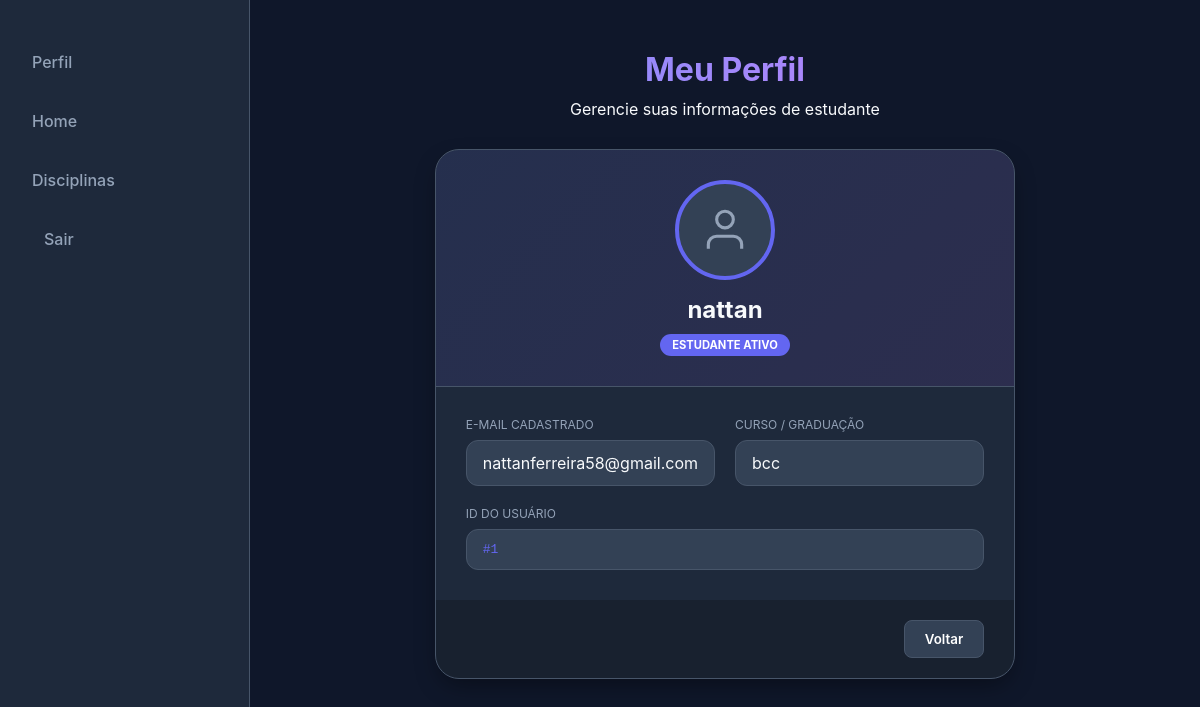
Page /mostrar_perfil (signed in) on the earlier database version.
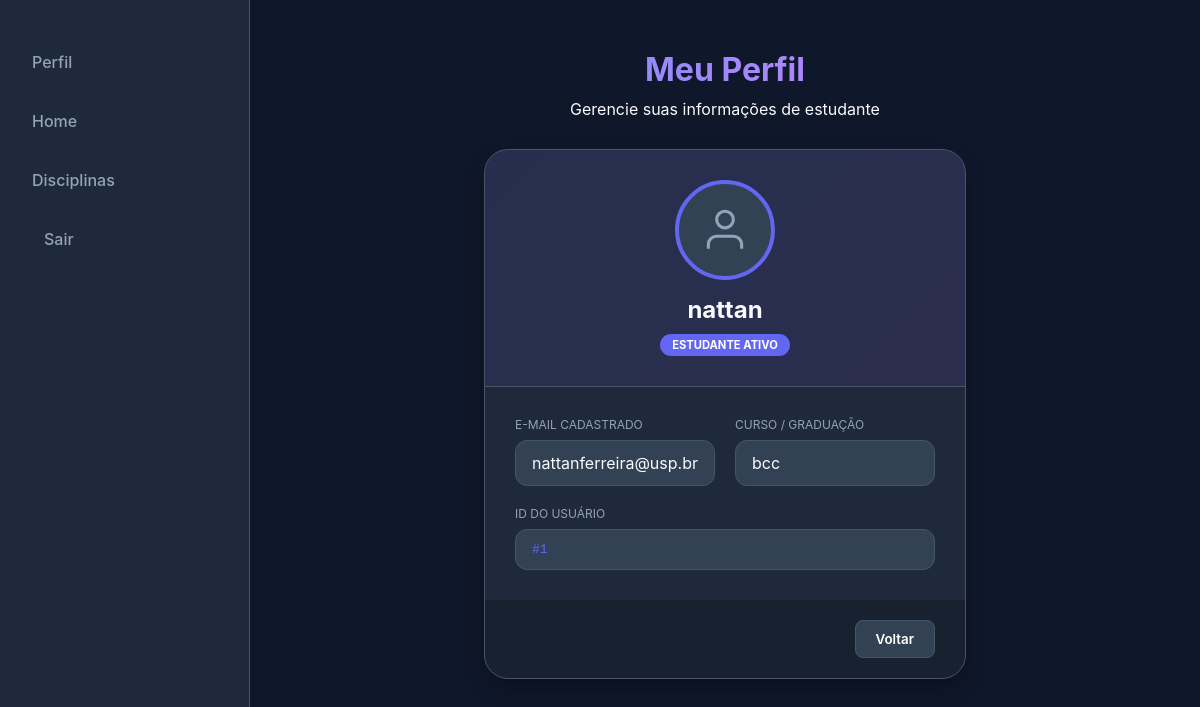
Same page on the later database version.
### backend/database/database.py (models this page shows)
class Aluno(SQLModel,table=True):
    id: Optional[int] = Field(default=None, primary_key=True)
    nome:  str
    email: str = Field(unique=True)
    senha: str
    curso: str

### backend/main.py (the view)
@app.get("/mostrar_perfil")
async def mostrar_perfil(request:Request,conta_id: str = Cookie(None)):
    if not conta_id:
           raise HTTPException(
                status_code=401,detail="É necessário estar logado para essa requisição"
            )
    with Session(engine) as session:
       query = select(Aluno).where(Aluno.id == int(conta_id))
       aluno = session.exec(query).first()
       return templates.TemplateResponse(request=request,name="perfil.html",context={"aluno": aluno})

### templates/perfil.html (shortened to what this page needs)
{% extends "base.html" %}
{% block content %}
<div id="perfil-container" class="perfil-animacao">
    <div class="perfil-header">
        <h1>Meu Perfil</h1>
        <p>Gerencie suas informações de estudante</p>
    </div>
    <div class="perfil-card">
        <div class="perfil-banner">
            <div class="avatar-circle">
                <svg viewBox="0 0 24 24" fill="none" stroke="var(--text-muted)" stroke-width="1.5">
                    <path d="M20 21v-2a4 4 0 0 0-4-4H8a4 4 0 0 0-4 4v2"></path>
                    <circle cx="12" cy="7" r="4"></circle>
                </svg>
            </div>
            <h2>{{ aluno.nome }}</h2>
            <span class="badge-estudante">Estudante Ativo</span>
        </div>
        <div class="perfil-info-grid">
            <div class="info-group">
                <label>E-mail Cadastrado</label>
                <div class="info-box">{{ aluno.email }}</div>
            </div>
            <div class="info-group">
                <label>Curso / Graduação</label>
                <div class="info-box">{{ aluno.curso }}</div>
            </div>
            <div class="info-group id-box">
                <label>ID do Usuário</label>
                <div class="info-box id-text">#{{ aluno.id }}</div>
            </div>
        </div>
        <div class="perfil-footer">
            <button class="btn-perfil btn-voltar" hx-get="/home" hx-target="body" hx-push-url="true">
                Voltar
            </button>
        </div>
    </div>
</div>
{% endblock %}

### templates/base.html (shortened to what this page needs)
<!DOCTYPE html>
<html lang="pt-br">
<head>
    <link rel="stylesheet" href="../static/home.css">
</head>
<body>
    <main>
        <div id="side-left-bar">
             <p hx-get="/mostrar_perfil" hx-target="body" hx-push-url="true">Perfil</p>
            <p hx-get="/home" hx-target="body" hx-push-url="true">Home</p>
            <p hx-get="/listar_disciplinas" hx-target="body" hx-push-url="true">Disciplinas</p>
            <p><a href="/logout">Sair</a></p>
        </div>
        <div id="central-div">
            {% block content %}{% endblock %}
        </div>
    </main>
</body>
</html>

### static/home.css (style rules this page uses)
:root { --bg-body: #0f172a; --bg-card: #1e293b; --primary: #6366f1; --primary-hover: #818cf8; --text-main: #f8fafc; --text-muted: #94a3b8; --input-bg: #334155; --input-border: #475569; --shadow: 0 10px 25px -5px rgba(0, 0, 0, 0.4); --error: #fb7185; }
* { margin: 0; padding: 0; box-sizing: border-box; font-family: 'Inter', system-ui, -apple-system, sans-serif; }
body { background-color: var(--bg-body); color: var(--text-main); min-height: 100vh; display: flex; flex-direction: column; }
main { display: flex; flex: 1; height: 100vh; width: 100%; }
#side-left-bar { background-color: var(--bg-card); width: 250px; border-right: 1px solid var(--input-border); display: flex; flex-direction: column; padding: 40px 20px; gap: 15px; }
#side-left-bar p, #side-left-bar a { color: var(--text-muted); text-decoration: none; font-weight: 500; padding: 12px; border-radius: 8px; transition: 0.3s; cursor: pointer; }
#central-div { flex: 1; display: flex; flex-direction: column; padding: 30px; overflow-y: auto; }

### templates/perfil.html (style rules this page uses)
#perfil-container { color: var(--text-main); max-width: 800px; margin: 0 auto; padding: 20px; }
.perfil-animacao { animation: fadeIn 0.4s ease; }
.perfil-header { text-align: center; margin-bottom: 30px; }
.perfil-header h1 { background: linear-gradient(to right, #818cf8, #c084fc); -webkit-background-clip: text; -webkit-text-fill-color: transparent; font-size: clamp(1.5rem, 5vw, 2rem); margin-bottom: 10px; }
.perfil-card { background: var(--bg-card); border-radius: 24px; border: 1px solid var(--input-border); box-shadow: var(--shadow); overflow: hidden; display: flex; flex-direction: column; }
.perfil-banner { background: linear-gradient(135deg, rgba(99, 102, 241, 0.1) 0%, rgba(168, 85, 247, 0.1) 100%); padding: 30px; display: flex; flex-direction: column; align-items: center; border-bottom: 1px solid var(--input-border); }
.avatar-circle { width: 100px; height: 100px; background: var(--input-bg); border-radius: 50%; border: 4px solid var(--primary); display: flex; align-items: center; justify-content: center; margin-bottom: 15px; }
.avatar-circle svg { width: 50px; }
.badge-estudante { background: var(--primary); color: white; font-size: 0.7rem; padding: 4px 12px; border-radius: 20px; margin-top: 10px; text-transform: uppercase; font-weight: bold; }
.perfil-info-grid { padding: 30px; display: grid; grid-template-columns: 1fr 1fr; gap: 20px; }
.info-group label { display: block; color: var(--text-muted); font-size: 0.75rem; margin-bottom: 8px; text-transform: uppercase; }
.info-box { background: var(--input-bg); padding: 12px 16px; border-radius: 12px; border: 1px solid var(--input-border); word-break: break-all; transition: border-color 0.3s; }
.id-box { grid-column: span 2; }
.id-text { font-family: monospace; color: var(--primary); }
.perfil-footer { padding: 20px 30px; background: rgba(0,0,0,0.2); display: flex; justify-content: flex-end; gap: 10px; }
.btn-perfil { padding: 10px 20px; border-radius: 8px; font-weight: 600; cursor: pointer; border: none; transition: 0.2s; }
.btn-voltar { background: var(--input-bg); color: white; border: 1px solid var(--input-border); }

Differences in the rows shown:
changed Aluno "nattan": email "nattanferreira58@gmail.com" → "nattanferreira@usp.br"
